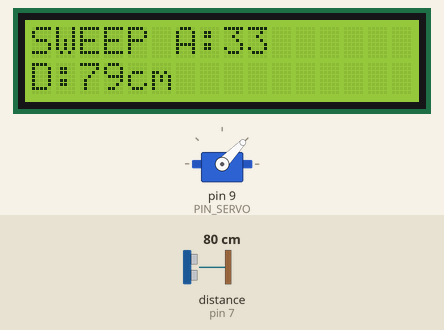
Recording of a sketch running on a simulated Arduino Uno, built with avr-gcc and run on an emulated ATmega328P. On the bench: 16×2 character LCD, servo. Wiring (inferred from the names in the program): ultrasonic range finder: trigger pin 8; echo pin 7. The test bench sets the inputs (shaded band); at power-on: distance to the obstacle (sensor on pin 7) 80 cm. The echo pulse lasts 58.3 µs per cm; what the sketch prints to the serial monitor is not drawn.

Above: at 2.0 s.
2.1 s: distance to the obstacle (sensor on pin 7) set to 299 cm
At 3.2 s:
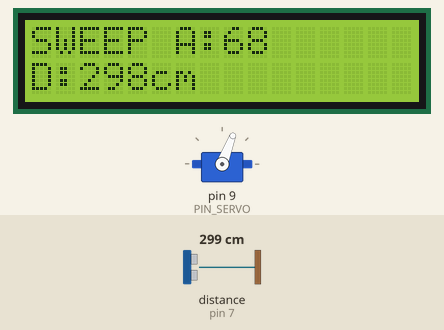
4.3 s: distance to the obstacle (sensor on pin 7) set to 120 cm
At 4.75 s:
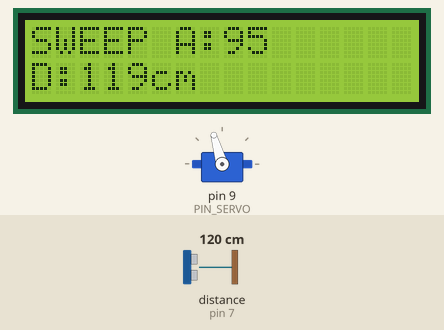
7.0 s: distance to the obstacle (sensor on pin 7) set to 250 cm
At 8.0 s:
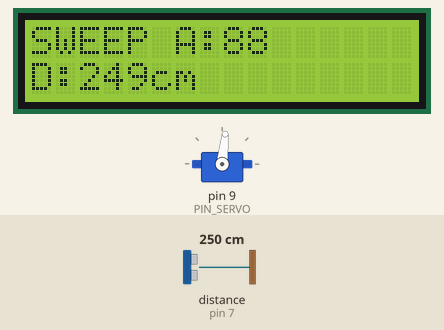
Timing chart, 0 to 14.5 s (numbered marks = the images above; inputs shaded):
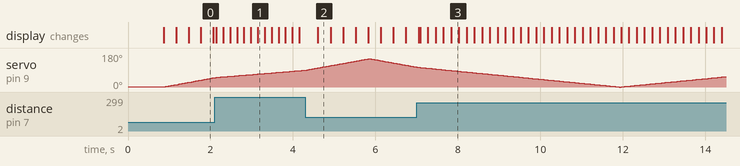

The sketch:

radar_fusion_follow.ino
```cpp
#include <Servo.h>
#include <LiquidCrystal.h>

static const uint8_t PIN_SERVO = 9;  // servo signal pin
static const uint8_t PIN_TRIG  = 8;  // HC-SR04 trig pin
static const uint8_t PIN_ECHO  = 7;  // HC-SR04 echo pin

LiquidCrystal lcd(12, 11, 5, 4, 3, 2);  // rs,en,d4,d5,d6,d7

static const int SERVO_MIN = 0;  // min sweep/follow angle
static const int SERVO_MAX = 150;  // max sweep/follow angle

static const int SWEEP_STEP_DEG = 1;  // sweep increment
static const uint16_t SWEEP_STEP_MS = 25;  // sweep timing

static const uint16_t FOLLOW_TICK_MS = 15;  // follow timing
static const int FOLLOW_MAX_STEP = 3;  // max follow step per tick

static const uint16_t REPORT_MS = 25;  // serial/LCD report rate

static const unsigned long PULSE_TIMEOUT_US = 25000;  // pulseIn timeout
static const int DIST_MIN_CM = 2;  // sensor min valid
static const int DIST_MAX_CM = 300;  // sensor max valid

enum Mode : uint8_t { MODE_SWEEP, MODE_FOLLOW };  // run modes

Servo radarServo;  // servo object

Mode mode = MODE_SWEEP;  // default mode
bool paused = false;  // stop motion toggle

int currentAngle = 0;  // current servo angle
int sweepAngle = 0;  // sweep position
int sweepDir = +1;  // sweep direction

int targetAngle = 90;  // follow target

unsigned long lastStepMs = 0;  // step timer
unsigned long lastReportMs = 0;  // report timer
unsigned long lastLCDMs = 0;  // lcd timer

static char lineBuf[64];  // serial line buffer
static uint8_t lineLen = 0;  // buffer length

static inline int clampInt(int v, int lo, int hi) {  // clamp helper
  if (v < lo) return lo;
  if (v > hi) return hi;
  return v;
}

static bool equalsIgnoreCase(const char* a, const char* b) {  // case-insensitive compare
  while (*a && *b) {
    char ca = *a, cb = *b;
    if (ca >= 'a' && ca <= 'z') ca -= 32;
    if (cb >= 'a' && cb <= 'z') cb -= 32;
    if (ca != cb) return false;
    a++; b++;
  }
  return (*a == '\0' && *b == '\0');
}

static bool startsWithIgnoreCase(const char* s, const char* prefix) {  // case-insensitive prefix check
  while (*prefix) {
    char cs = *s, cp = *prefix;
    if (!cs) return false;
    if (cs >= 'a' && cs <= 'z') cs -= 32;
    if (cp >= 'a' && cp <= 'z') cp -= 32;
    if (cs != cp) return false;
    s++; prefix++;
  }
  return true;
}

static void handleCommand(const char* line) {  // parse one command line
  if (!line || !*line) return;

  if (equalsIgnoreCase(line, "STOP")) { paused = true; return; }  // freeze motion
  if (equalsIgnoreCase(line, "GO"))   { paused = false; return; }  // resume motion

  if (equalsIgnoreCase(line, "SWEEP"))  { mode = MODE_SWEEP;  paused = false; return; }  // set sweep mode
  if (equalsIgnoreCase(line, "FOLLOW")) { mode = MODE_FOLLOW; paused = false; return; }  // set follow mode

  if (startsWithIgnoreCase(line, "TARGET:")) {  // TARGET:<angle>
    const char* p = line + 7;
    while (*p == ' ' || *p == '\t') p++;
    int ang = atoi(p);
    targetAngle = clampInt(ang, SERVO_MIN, SERVO_MAX);  // bound target
    mode = MODE_FOLLOW;  // switch to follow
    paused = false;  // ensure running
    return;
  }
}

static void pollSerialLines() {  // non-blocking serial line reader
  while (Serial.available() > 0) {
    char c = (char)Serial.read();
    if (c == '\r') continue;  // ignore CR

    if (c == '\n') {
      lineBuf[lineLen] = '\0';  // terminate string
      handleCommand(lineBuf);  // dispatch command
      lineLen = 0;  // reset buffer
    } else {
      if (lineLen < sizeof(lineBuf) - 1) lineBuf[lineLen++] = c;  // append char
      else lineLen = 0; // overflow -> reset
    }
  }
}

static long readRawDistCm() {  // one HC-SR04 reading
  digitalWrite(PIN_TRIG, LOW);
  delayMicroseconds(2);
  digitalWrite(PIN_TRIG, HIGH);
  delayMicroseconds(10);
  digitalWrite(PIN_TRIG, LOW);

  unsigned long duration = pulseIn(PIN_ECHO, HIGH, PULSE_TIMEOUT_US);  // echo pulse
  if (duration == 0) return -1;  // timeout

  long cm = (long)(duration * 0.0343f * 0.5f);  // us -> cm
  return cm;
}

static long getStableDistCm() {  // median-of-3 filter
  long a = readRawDistCm();
  long b = readRawDistCm();
  long c = readRawDistCm();

  long arr[3] = {a, b, c};
  for (int i = 0; i < 2; i++) {
    for (int j = i + 1; j < 3; j++) {
      if (arr[j] < arr[i]) { long t = arr[i]; arr[i] = arr[j]; arr[j] = t; }  // sort
    }
  }

  long m = arr[1];  // median
  if (m < DIST_MIN_CM || m > DIST_MAX_CM) return -1;  // invalid range
  return m;
}

static void reportAngleDistance(int angle, long distCm) {  // Serial: angle,distance
  Serial.print(angle);
  Serial.print(",");
  Serial.println(distCm);
}

static void lcdUpdate(const char* modeStr, int angle, long distCm) {  // update LCD w/ rate limit
  unsigned long now = millis();
  if (now - lastLCDMs < 150) return;  // throttle LCD
  lastLCDMs = now;

  lcd.clear();
  lcd.setCursor(0, 0);
  lcd.print(modeStr);
  lcd.print(" A:");
  lcd.print(angle);

  lcd.setCursor(0, 1);
  lcd.print("D:");
  if (distCm < 0) lcd.print("--");  // no reading
  else lcd.print((int)distCm);
  lcd.print("cm");
}

static void writeServoAngle(int deg) {  // bounded servo write
  deg = clampInt(deg, SERVO_MIN, SERVO_MAX);  // clamp range
  radarServo.write(deg);  // move servo
  currentAngle = deg;  // track state
}

static void stepTowardTarget() {  // follow stepper
  int diff = targetAngle - currentAngle;
  if (diff == 0) return;  // already there

  int step = diff;
  if (step >  FOLLOW_MAX_STEP) step =  FOLLOW_MAX_STEP;  // cap step
  if (step < -FOLLOW_MAX_STEP) step = -FOLLOW_MAX_STEP;  // cap step

  writeServoAngle(currentAngle + step);  // take one step
}

void setup() {
  Serial.begin(9600);  // serial link

  lcd.begin(16, 2);  // 16x2 LCD
  lcd.clear();
  lcd.print("Radar Online");  // boot banner
  delay(800);
  lcd.clear();

  pinMode(PIN_TRIG, OUTPUT);  // trig output
  pinMode(PIN_ECHO, INPUT);  // echo input

  radarServo.attach(PIN_SERVO);  // attach servo pin
  writeServoAngle(currentAngle);  // initial position
}

void loop() {
  pollSerialLines();  // handle incoming commands

  unsigned long now = millis();  // current time

  if (paused) {
    if (now - lastReportMs >= REPORT_MS) {
      lastReportMs = now;
      long d = getStableDistCm();  // distance reading
      reportAngleDistance(currentAngle, d);  // stream to PC
      lcdUpdate((mode == MODE_FOLLOW) ? "FOLLOW" : "SWEEP", currentAngle, d);  // LCD status
    }
    return;
  }

  if (mode == MODE_SWEEP) {
    if (now - lastStepMs >= SWEEP_STEP_MS) {
      lastStepMs = now;

      sweepAngle += sweepDir * SWEEP_STEP_DEG;  // advance sweep
      if (sweepAngle >= SERVO_MAX) { sweepAngle = SERVO_MAX; sweepDir = -1; }  // bounce high
      if (sweepAngle <= SERVO_MIN) { sweepAngle = SERVO_MIN; sweepDir = +1; }  // bounce low

      writeServoAngle(sweepAngle);  // move servo

      long d = getStableDistCm();  // distance reading
      reportAngleDistance(currentAngle, d);  // stream to PC
      lcdUpdate("SWEEP", currentAngle, d);  // LCD status
    }
    return;
  }

  if (now - lastStepMs >= FOLLOW_TICK_MS) {
    lastStepMs = now;
    stepTowardTarget();  // follow target angle
  }

  if (now - lastReportMs >= REPORT_MS) {
    lastReportMs = now;
    long d = getStableDistCm();  // distance reading
    reportAngleDistance(currentAngle, d);  // stream to PC
    lcdUpdate("FOLLOW", currentAngle, d);  // LCD status
  }
}
```
